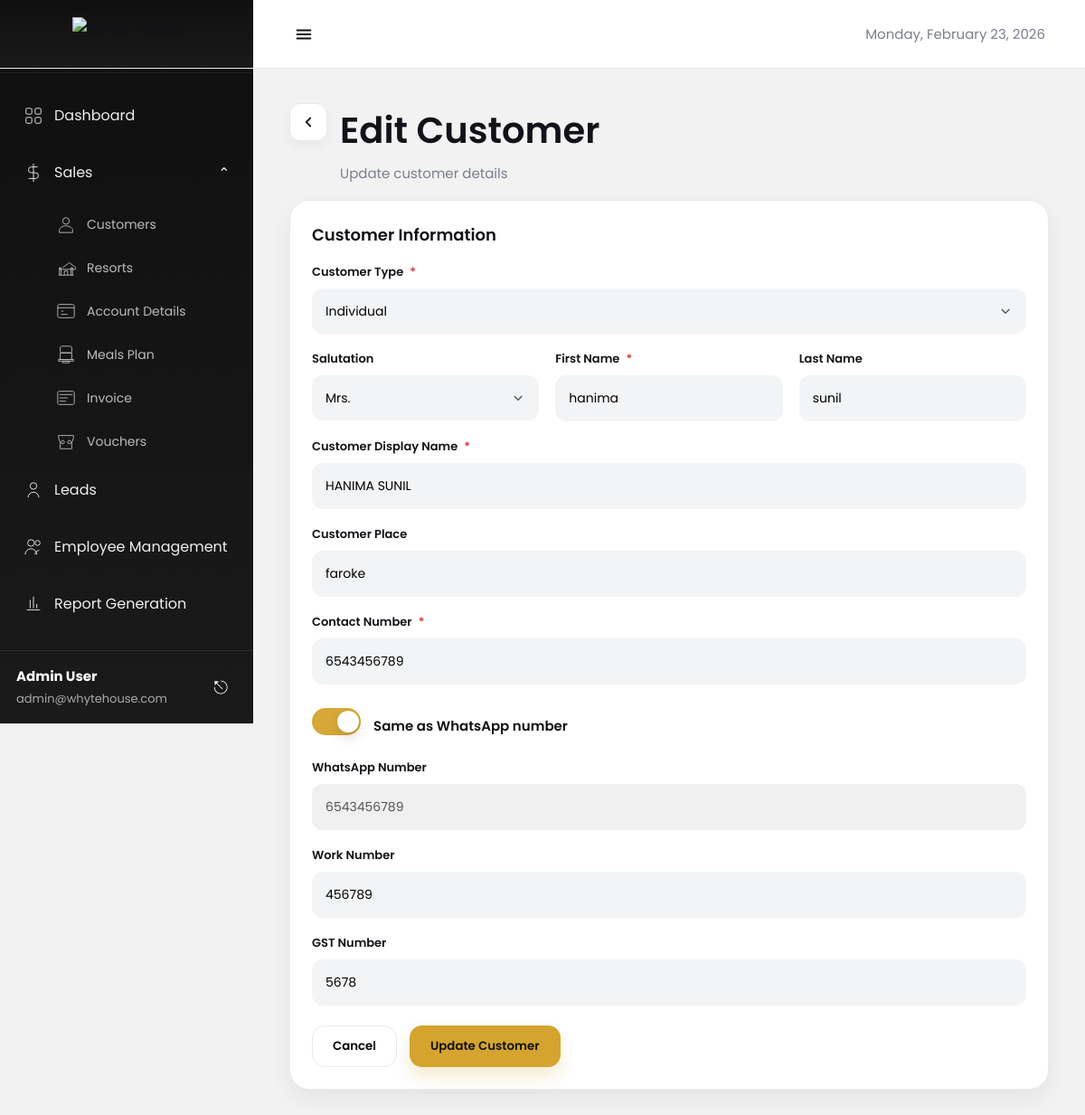
The page /sales/customers/2/edit/ on the database its author committed.
### admin_panel/models.py (models this page shows, shortened)
class Customer(models.Model):
    CUSTOMER_TYPE_CHOICES = [
        ('Individual', 'Individual'),
        ('Corporate', 'Corporate'),
        ('Government', 'Government'),
    ]
    SALUTATION_CHOICES = [
        ('Mr', 'Mr'),
        ('Mrs', 'Mrs'),
        ('Ms', 'Ms'),
        ('Dr', 'Dr'),
    ]
    customer_type = models.CharField(
        max_length=50,
        choices=CUSTOMER_TYPE_CHOICES,
        default='Individual'
    )
    salutation = models.CharField(max_length=10, blank=True, null=True)
    first_name = models.CharField(max_length=100)
    last_name = models.CharField(max_length=100, blank=True, null=True)
    display_name = models.CharField(max_length=255)
    place = models.CharField(max_length=255, blank=True, null=True)
    contact_number = models.CharField(max_length=20, unique=True)
    same_as_whatsapp = models.BooleanField(default=False)
    whatsapp_number = models.CharField(max_length=20, blank=True, null=True)
    work_number = models.CharField(max_length=20, blank=True, null=True)
    gst_number = models.CharField(max_length=15, blank=True, null=True)
    created_at = models.DateTimeField(auto_now_add=True)
    updated_at = models.DateTimeField(auto_now=True)
    class Meta:
        ordering = ['-created_at']

### admin_panel/views.py (the view, shortened to what this page needs)
# urls.py: path('customers/<int:customer_id>/edit/', views.edit_customer, name='edit_customer'),
def edit_customer(request, customer_id):
    try:
        customer = Customer.objects.get(id=customer_id)
    except Customer.DoesNotExist:
        messages.error(request, "Customer not found.")
        return redirect("sales:customer_list")
    return render(request, "admin/sales/customer/edit_customer.html", {
        "customer": customer
    })

### templates/admin/sales/customer/edit_customer.html (shortened to what this page needs)
{% load static %}
<!DOCTYPE html>
<html lang="en">
<head>
</head>
<body>
  {% include "admin/header.html" %}
  {% include "admin/sidebar.html" %}
  <main class="main">
    <div class="header">
      <button class="back-btn" type="button" onclick="history.back()" aria-label="Back">
        <svg width="18" height="18" viewBox="0 0 24 24" fill="none">
          <path d="M15 18L9 12L15 6" stroke="#1a1d24" stroke-width="2.4" stroke-linecap="round" stroke-linejoin="round"/>
        </svg>
      </button>
      <div class="title">
        <h1>Edit Customer</h1>
        <p>Update customer details</p>
      </div>
    </div>
    <section class="card">
      <h3>Customer Information</h3>
      <form method="post">
        <div class="grid">
          <div class="field span-3">
            <label>Customer Type <span class="req">*</span></label>
            <div class="select-wrap">
              <select name="customer_type" required>
                <option value="Individual" {% if customer.customer_type == "Individual" %}selected{% endif %}>Individual</option>
              </select>
            </div>
          </div>
          <div class="field">
            <label>Salutation</label>
            <div class="select-wrap">
              <select name="salutation">
                <option value="Mrs." {% if customer.salutation == "Mrs." %}selected{% endif %}>Mrs.</option>
              </select>
            </div>
          </div>
          <div class="field">
            <label>First Name <span class="req">*</span></label>
            <input type="text" name="first_name" value="{{ customer.first_name }}" required />
          </div>
          <div class="field">
            <label>Last Name</label>
            <input type="text" name="last_name" value="{{ customer.last_name|default:"" }}" />
          </div>
          <div class="field span-3">
            <label>Customer Display Name <span class="req">*</span></label>
            <input type="text" name="display_name" value="{{ customer.display_name }}" required />
          </div>
          <div class="field span-3">
            <label>Customer Place</label>
            <input type="text" name="place" value="{{ customer.place|default:"" }}" />
          </div>
          <div class="field span-3">
            <label>Contact Number <span class="req">*</span></label>
            <input type="text" name="contact_number" value="{{ customer.contact_number }}" placeholder="+91 9876543210" required />
          </div>
          <div class="field span-3">
            <div class="toggle-row">
              <label class="switch" aria-label="Same as WhatsApp number">
                <span class="slider"></span>
              </label>
              <span>Same as WhatsApp number</span>
            </div>
          </div>
          <div class="field span-3">
            <label>WhatsApp Number</label>
            <input type="text" name="whatsapp_number" value="{{ customer.whatsapp_number|default:"" }}" placeholder="+91 9876543210" />
          </div>
          <div class="field span-3">
            <label>Work Number</label>
            <input type="text" name="work_number" value="{{ customer.work_number|default:"" }}" />
          </div>
          <div class="field span-3">
            <label>GST Number</label>
            <input type="text" name="gst_number" value="{{ customer.gst_number|default:"" }}" />
          </div>
        </div>
        <div class="btn-row">
          <button class="btn" type="button" onclick="history.back()">Cancel</button>
          <button class="btn primary" type="submit">Update Customer</button>
        </div>
      </form>
    </section>
  </main>
</body>
</html>

### templates/admin/sales/customer/edit_customer.html (style rules this page uses)
:root { --bg:#f6f7fb; --card:#ffffff; --border:#ececf2; --text:#111318; --muted:#7a7f8c; --input:#f3f4f6; --shadow:0 10px 24px rgba(17,19,24,.06); --accent:#d4a42f; --radius:22px; }
* { box-sizing:border-box;margin:0;padding:0;font-family:"Poppins",sans-serif }
body { background:var(--bg);color:var(--text) }
.main { margin-left:280px; padding:30px 40px 70px; }
.header { display:flex; align-items:flex-start; gap:14px; margin:8px 0 18px; max-width:1100px; }
.back-btn { width:42px;height:42px; border:1px solid var(--border); background:#fff; border-radius:12px; display:grid; place-items:center; cursor:pointer; box-shadow:0 6px 14px rgba(0,0,0,.04); }
.title h1 { font-size:40px; font-weight:600; margin-bottom:6px; }
.title p { color:var(--muted); font-size:15px; }
.card { max-width:1100px; background:var(--card); border:1px solid var(--border); border-radius:var(--radius); box-shadow:var(--shadow); padding:24px; }
.card h3 { font-size:18px; font-weight:600; margin-bottom:18px; }
.grid { display:grid; grid-template-columns:1fr 1fr 1fr; gap:18px; }
.span-3 { grid-column:1/-1 }
.field label { display:block; font-size:13px; font-weight:600; margin-bottom:8px; }
.req { color:#d13b3b;margin-left:4px }
input, select { width:100%; border:1px solid transparent; background:var(--input); border-radius:12px; padding:14px 14px; font-size:14px; outline:none; transition:.2s ease; }
.select-wrap { position:relative }
select { appearance:none; -webkit-appearance:none; -moz-appearance:none; padding-right:44px; cursor:pointer; }
.toggle-row { display:flex; align-items:center; gap:14px; margin-top:8px; }
.toggle-row span { font-weight:600; color:#111; font-size:15px; }
.switch { position:relative;width:54px;height:30px;display:inline-block }
.slider { position:absolute;inset:0;background:#e4e6ee;border-radius:999px; transition:.2s ease;border:1px solid #dde0ea; }
.slider:before { content:""; position:absolute;height:24px;width:24px;left:3px;top:50%; transform:translateY(-50%); background:#fff;border-radius:50%; box-shadow:0 6px 14px rgba(0,0,0,.12); transition:.2s ease; }
.switch input:checked + .slider { background:rgba(212,164,47,.95); border-color:rgba(212,164,47,.95); }
.switch input:checked + .slider:before { transform:translate(24px,-50%); }
.btn-row { display:flex; gap:14px; margin-top:22px; }
.btn { border-radius:14px; padding:12px 22px; font-weight:600; cursor:pointer; border:1px solid var(--border); background:#fff; }
.btn.primary { background:var(--accent); border-color:transparent; color:#111; box-shadow:0 10px 18px rgba(212,164,47,.22); }

### templates/admin/header.html (style rules this page uses)
:root { --sidebarW:280px; --hdrH:76px; --dark1:#0f0f10; --dark2:#1a1a1b; --text:#111318; --muted:#7a7f8c; --border:#e9eaef; }
* { box-sizing:border-box }

### templates/admin/sidebar.html (style rules this page uses)
* { margin:0; padding:0; box-sizing:border-box; font-family: "Poppins", sans-serif; }
body { background:#f2f2f2; }

### rows shown on the page
Customer: customer_type "Individual", salutation "Mrs.", first_name "hanima", last_name "sunil", display_name "HANIMA SUNIL", place "faroke", contact_number "6543456789", whatsapp_number "6543456789", work_number "456789", gst_number "5678"
